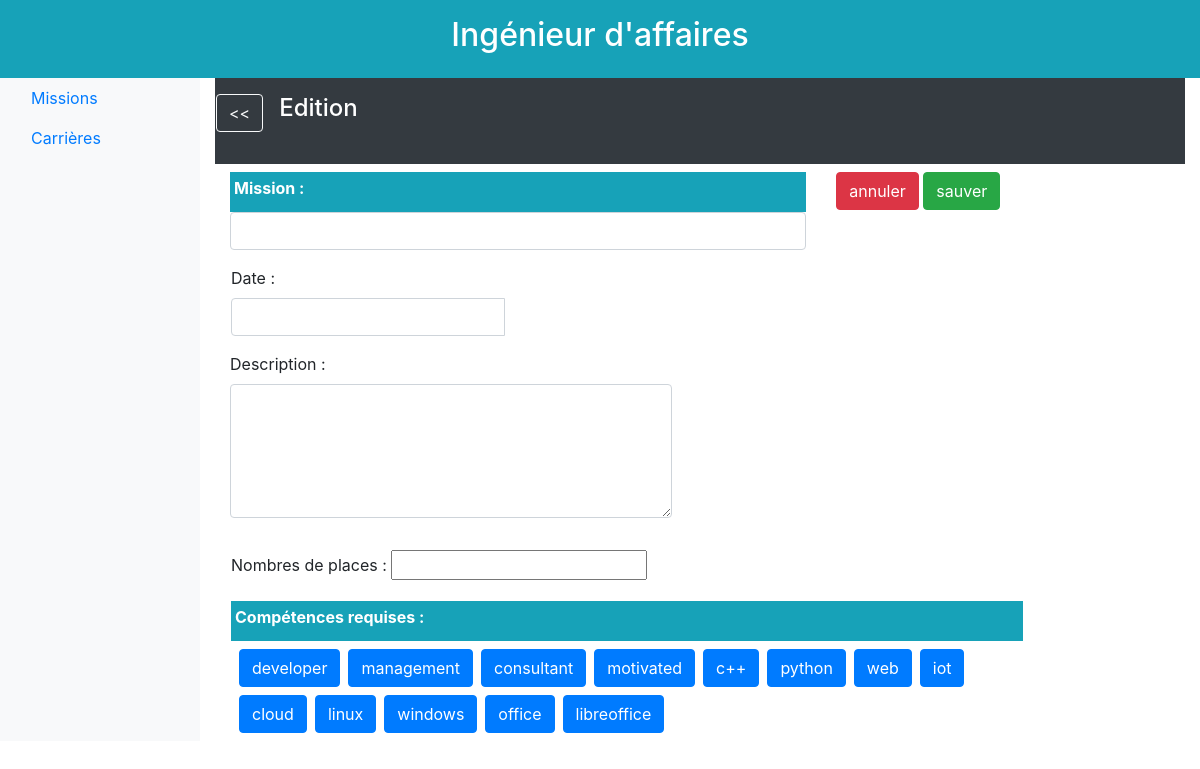
/17/affaire/missions/vue/17/edit/, run on an earlier commit of the app's database.
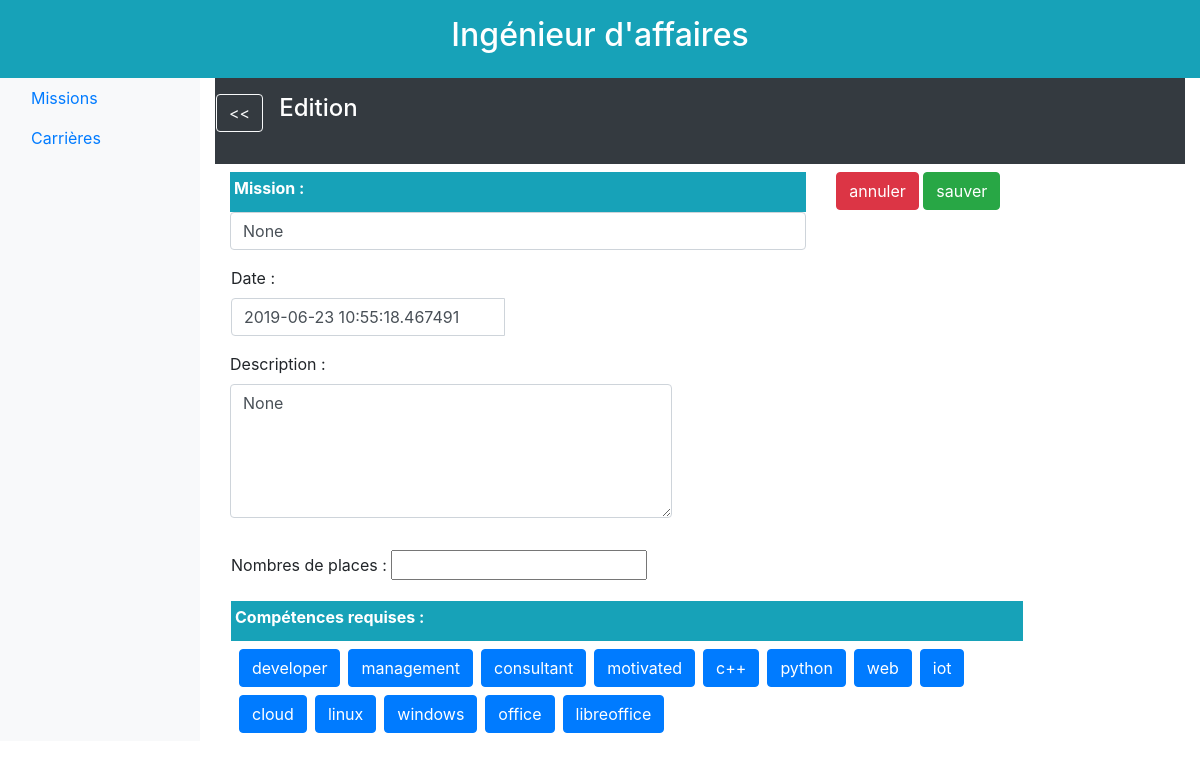
And on a later commit of the database.
### database/models.py (models this page shows)
class Competence(db.Model):
    id = db.Column(db.Integer, primary_key=True)
    nom = db.Column(db.String(64), unique=True)
    certifications = db.relationship('Certification', backref='competence', lazy='dynamic')
    besoins = db.relationship('Besoin', backref='competence', lazy='dynamic')

class Mission(db.Model):
    id = db.Column(db.Integer, primary_key=True)
    titre = db.Column(db.String(64), unique=True)
    description = db.Column(db.Text, unique=True)
    effectifs_max = db.Column(db.Integer)
    prix_vente = db.Column(db.Integer)
    statut = db.Column(db.Text)
    date_creation = db.Column(db.DateTime)
    responsable_id = db.Column(db.Integer, db.ForeignKey('ingenieur.id'))
    souhaits = db.relationship('Souhait', backref='mission', lazy='dynamic')
    besoins = db.relationship('Besoin', backref='mission', lazy='dynamic')
    affectations = db.relationship('Affectation', backref='mission', lazy='dynamic')

### app.py (the view)
@app.route('/<id>/affaire/missions/vue/<missionId>/edit/')
def affaire_mission_edit(id, missionId):
    mission = get_mission_by_id(missionId)
    competences = get_all_competence()
    return render_template("homepage_affaire_mission_edit.html.jinja2"
                           , id=id
                           , mission=mission
                           , competences=competences
                           )

### database/functions.py (called while the page is built)
def get_mission_by_id(mission_id):
    return Mission.query.filter_by(id=mission_id).first()

def get_all_competence():
    return Competence.query.all()

### templates/homepage_affaire_mission_edit.html.jinja2 (shortened to what this page needs)
{% extends "homepage_affaire.html.jinja2" %}
{% block body %}
    <div class="p-3 mb-2 bg-dark text-white size-6 font-weight-bold">
        <div class="row">
            <div class="mb-3">
                <button type="button" class="btn btn-outline-light"
                        onclick="location.href='/{{ id }}/affaire/missions/aAffecter/';">&lt;&lt;
                </button>
            </div>
            <div class="md-3 ml-3">
                <h4>Edition</h4>
            </div>
        </div>
    </div>
    <div class="col-md-10 flex-column">
        <form action="{{ url_for("process_form_data", id=id, missionId=mission.id) }}" method="post"
              class="needs-validation" novalidate="">
            <div class="row">
                <div class="col-md-9 mb-3">
                    <div class="p-1 bg-info text-white size-6 font-weight-bold">
                        <label for="Name">Mission : </label>
                    </div>
                        <input type="text" class="form-control" id="Name" name="foo_titre" value='{{ mission.titre }}'>
                </div>
                <div class="col-md justify-content-end">
                    <button type="button" class="btn btn-danger"
                            onclick="location.href='/{{ id }}/affaire/missions/vue/{{ mission.id }}/';">annuler
                    </button>
                    <input type="submit" class="btn btn-success" onclick="location.href='/TODO.php';" value="sauver"/>
                </div>
            </div>
            <div class="row">
                <div class="form-group ml-3">
                    <label for="date">Date :</label>
                    <div class='input-group date' id='datetimepicker1'>
                        <input type='text' class="form-control" name="mission_date_creation"
                               value='{{ mission.date_creation }}'/>
                    </div>
                </div>
            </div>
            <div class="row">
                <div class="mb-3 col-md-7">
                    <div class="form-group">
                        <label for="description">Description :</label>
                        <textarea class="form-control" rows="5" name="mission_description"
                                  id="comment">{{ mission.description }}</textarea>
                    </div>
                </div>
            </div>
            <div class="row">
                <div class="form-group ml-3">
                    <label for="nbPlace">Nombres de places :</label>
                    <input type="number" name="mission_effectif_max" value='{{ mission.effectifs_max }}'/>
                </div>
            </div>
            <div class="row">
                <div class="col p-1 bg-info text-white size-6 font-weight-bold  mb-2 ml-3 md-7">
                    <label for="competences">Comp&eacute;tences requises :</label>
                </div>
             <div class="row ml-3">
                {% for competence in competences %}
                    <div class="btn-group btn-group-toggle" data-toggle="buttons">
                        <label class="btn btn-primary ml-2 mb-2">
                                   autocomplete="off"> {{ competence.nom }}
                        </label>
                    </div>
                {% endfor %}
            </div>
            </div>
        </form>
    </div>
{% endblock %}

### templates/homepage_affaire.html.jinja2 (shortened to what this page needs)
<!DOCTYPE html>
<html lang="fr">
<head>
    <link rel="stylesheet" href="https://maxcdn.bootstrapcdn.com/bootstrap/4.3.1/css/bootstrap.min.css">
    <link rel="stylesheet" href="../static/css/homepage.css">
</head>
<body>
<div class="p-3 bg-info text-white size-6 font-weight-bold text-center">
    <h2>Ing&eacute;nieur d&apos;affaires</h2>
</div>
<div class="container-fluid ">
    <div class="row content">
        <nav class="col-md-2 d-none d-md-block bg-light sidebar">
            <div class="sidebar-sticky">
                <ul class="nav flex-column md-2">
                    <li class="nav-item">
                        <a class="nav-link active" href="/{{ id }}/affaire/missions/aAffecter/">
                            Missions
                        </a>
                    </li>
                    <li class="nav-item">
                        <a class="nav-link" href="/{{ id }}/affaire/carrieres/">
                            Carri&egrave;res
                        </a>
                    </li>
                </ul>
            </div>
        </nav>
        <br>
        <div class="col-sm flex-column">
            {% block body %}{% endblock %}
        </div>
    </div>
</div>
</body>
</html>

### static/css/homepage.css (style rules this page uses)
.row.content { height: 550px }

What changed in the data, as far as the page shows it:
added Mission: foo_titre "None", mission_date_creation "2019-06-23 10:55:18.467491", mission_description "None"
